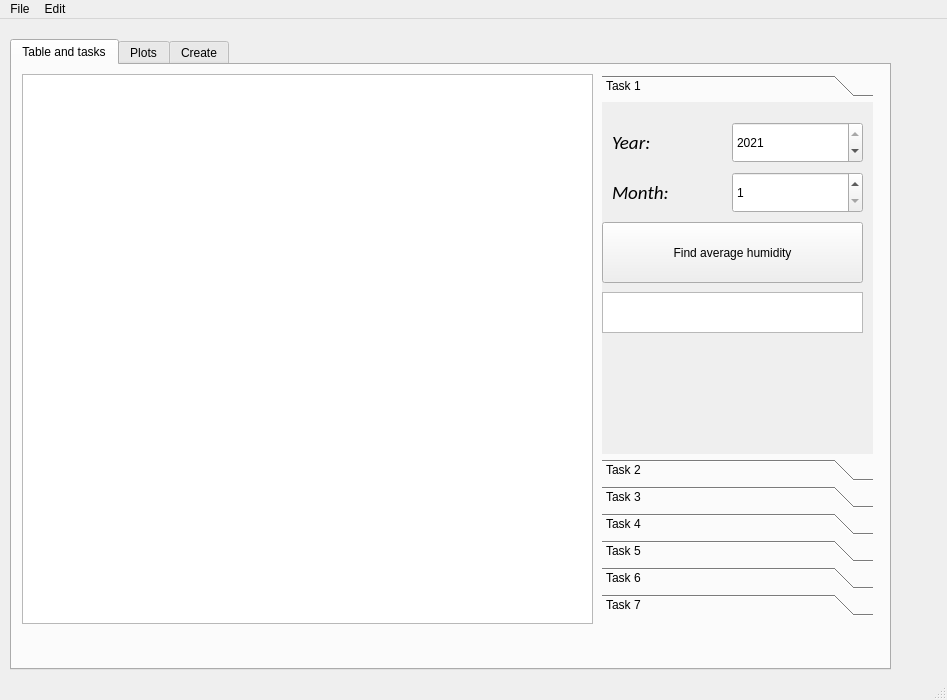
<?xml version="1.0" encoding="UTF-8"?>
<ui version="4.0">
 <class>MainWindow</class>
 <widget class="QMainWindow" name="MainWindow">
  <property name="geometry">
   <rect>
    <x>0</x>
    <y>0</y>
    <width>947</width>
    <height>700</height>
   </rect>
  </property>
  <property name="windowTitle">
   <string>Sinoptik</string>
  </property>
  <widget class="QWidget" name="centralwidget">
   <widget class="QTabWidget" name="tabWidget">
    <property name="geometry">
     <rect>
      <x>10</x>
      <y>20</y>
      <width>881</width>
      <height>631</height>
     </rect>
    </property>
    <property name="currentIndex">
     <number>0</number>
    </property>
    <widget class="QWidget" name="tab">
     <property name="autoFillBackground">
      <bool>false</bool>
     </property>
     <attribute name="title">
      <string>Table and tasks</string>
     </attribute>
     <attribute name="toolTip">
      <string>main table and necessary functions</string>
     </attribute>
     <widget class="QTableWidget" name="tableWidget">
      <property name="geometry">
       <rect>
        <x>10</x>
        <y>9</y>
        <width>571</width>
        <height>550</height>
       </rect>
      </property>
     </widget>
     <widget class="QToolBox" name="toolBox">
      <property name="geometry">
       <rect>
        <x>590</x>
        <y>10</y>
        <width>271</width>
        <height>541</height>
       </rect>
      </property>
      <property name="mouseTracking">
       <bool>true</bool>
      </property>
      <property name="tabletTracking">
       <bool>true</bool>
      </property>
      <property name="acceptDrops">
       <bool>true</bool>
      </property>
      <property name="toolTip">
       <string comment="Визначити дні, протягом яких, напрям вітру не змінювався." extracomment="comment"/>
      </property>
      <property name="toolTipDuration">
       <number>1</number>
      </property>
      <property name="statusTip">
       <string comment="ut 4" extracomment="com 3"/>
      </property>
      <property name="whatsThis">
       <string comment="ut 5" extracomment="com2 "/>
      </property>
      <property name="currentIndex">
       <number>0</number>
      </property>
      <property name="tabSpacing">
       <number>5</number>
      </property>
      <widget class="QWidget" name="page">
       <property name="geometry">
        <rect>
         <x>0</x>
         <y>0</y>
         <width>271</width>
         <height>338</height>
        </rect>
       </property>
       <property name="mouseTracking">
        <bool>true</bool>
       </property>
       <property name="tabletTracking">
        <bool>true</bool>
       </property>
       <property name="contextMenuPolicy">
        <enum>Qt::CustomContextMenu</enum>
       </property>
       <property name="acceptDrops">
        <bool>true</bool>
       </property>
       <property name="toolTip">
        <string notr="true" comment="Find" extracomment="Some"/>
       </property>
       <property name="toolTipDuration">
        <number>1</number>
       </property>
       <property name="styleSheet">
        <string notr="true"/>
       </property>
       <property name="inputMethodHints">
        <set>Qt::ImhNone</set>
       </property>
       <attribute name="label">
        <string>Task 1</string>
       </attribute>
       <attribute name="toolTip">
        <string>Finding average humidity</string>
       </attribute>
       <widget class="QPushButton" name="pushButton_task1">
        <property name="geometry">
         <rect>
          <x>0</x>
          <y>120</y>
          <width>261</width>
          <height>61</height>
         </rect>
        </property>
        <property name="text">
         <string>Find average humidity</string>
        </property>
       </widget>
       <widget class="QSpinBox" name="spinBox_year1">
        <property name="geometry">
         <rect>
          <x>130</x>
          <y>20</y>
          <width>131</width>
          <height>41</height>
         </rect>
        </property>
        <property name="minimum">
         <number>2000</number>
        </property>
        <property name="maximum">
         <number>2021</number>
        </property>
        <property name="value">
         <number>2021</number>
        </property>
       </widget>
       <widget class="QSpinBox" name="spinBox_month1">
        <property name="geometry">
         <rect>
          <x>130</x>
          <y>70</y>
          <width>131</width>
          <height>41</height>
         </rect>
        </property>
        <property name="minimum">
         <number>1</number>
        </property>
        <property name="maximum">
         <number>12</number>
        </property>
       </widget>
       <widget class="QLabel" name="label">
        <property name="geometry">
         <rect>
          <x>10</x>
          <y>20</y>
          <width>101</width>
          <height>41</height>
         </rect>
        </property>
        <property name="font">
         <font>
          <family>Calibri</family>
          <pointsize>14</pointsize>
          <italic>true</italic>
         </font>
        </property>
        <property name="text">
         <string>Year:</string>
        </property>
       </widget>
       <widget class="QLabel" name="label_2">
        <property name="geometry">
         <rect>
          <x>10</x>
          <y>70</y>
          <width>111</width>
          <height>41</height>
         </rect>
        </property>
        <property name="font">
         <font>
          <family>Calibri</family>
          <pointsize>14</pointsize>
          <italic>true</italic>
         </font>
        </property>
        <property name="text">
         <string>Month:</string>
        </property>
       </widget>
       <widget class="QPlainTextEdit" name="plainTextEdit_task1result">
        <property name="geometry">
         <rect>
          <x>0</x>
          <y>190</y>
          <width>261</width>
          <height>41</height>
         </rect>
        </property>
       </widget>
      </widget>
      <widget class="QWidget" name="page_2">
       <property name="geometry">
        <rect>
         <x>0</x>
         <y>0</y>
         <width>271</width>
         <height>338</height>
        </rect>
       </property>
       <property name="toolTip">
        <string comment="Визначити дні з найвищою t та найменшим тиском."/>
       </property>
       <attribute name="label">
        <string>Task 2</string>
       </attribute>
       <attribute name="toolTip">
        <string>Finding the hottest and wettest days at the same time</string>
       </attribute>
       <widget class="QPlainTextEdit" name="plainTextEdit_task2result">
        <property name="geometry">
         <rect>
          <x>0</x>
          <y>0</y>
          <width>271</width>
          <height>241</height>
         </rect>
        </property>
       </widget>
       <widget class="QPushButton" name="pushButton_task2">
        <property name="geometry">
         <rect>
          <x>0</x>
          <y>250</y>
          <width>271</width>
          <height>51</height>
         </rect>
        </property>
        <property name="text">
         <string>Find</string>
        </property>
       </widget>
      </widget>
      <widget class="QWidget" name="page_3">
       <property name="geometry">
        <rect>
         <x>0</x>
         <y>0</y>
         <width>271</width>
         <height>338</height>
        </rect>
       </property>
       <attribute name="label">
        <string>Task 3</string>
       </attribute>
       <attribute name="toolTip">
        <string>Finding period when wind directions doesn't change</string>
       </attribute>
       <widget class="QPushButton" name="pushButton_task3">
        <property name="geometry">
         <rect>
          <x>0</x>
          <y>250</y>
          <width>271</width>
          <height>51</height>
         </rect>
        </property>
        <property name="text">
         <string>Find</string>
        </property>
       </widget>
       <widget class="QPlainTextEdit" name="plainTextEdit_task3result">
        <property name="geometry">
         <rect>
          <x>0</x>
          <y>0</y>
          <width>271</width>
          <height>241</height>
         </rect>
        </property>
       </widget>
      </widget>
      <widget class="QWidget" name="page_4">
       <property name="geometry">
        <rect>
         <x>0</x>
         <y>0</y>
         <width>271</width>
         <height>338</height>
        </rect>
       </property>
       <attribute name="label">
        <string>Task 4</string>
       </attribute>
       <attribute name="toolTip">
        <string>In entered period finds average temperature and wettest days</string>
       </attribute>
       <widget class="QLabel" name="label_3">
        <property name="geometry">
         <rect>
          <x>10</x>
          <y>30</y>
          <width>141</width>
          <height>51</height>
         </rect>
        </property>
        <property name="font">
         <font>
          <family>Calibri</family>
          <pointsize>10</pointsize>
          <italic>true</italic>
         </font>
        </property>
        <property name="text">
         <string>From this position:</string>
        </property>
       </widget>
       <widget class="QLabel" name="label_4">
        <property name="geometry">
         <rect>
          <x>10</x>
          <y>90</y>
          <width>111</width>
          <height>51</height>
         </rect>
        </property>
        <property name="font">
         <font>
          <family>Calibri</family>
          <pointsize>10</pointsize>
          <italic>true</italic>
         </font>
        </property>
        <property name="text">
         <string>To this position:</string>
        </property>
       </widget>
       <widget class="QSpinBox" name="spinBox_from4">
        <property name="geometry">
         <rect>
          <x>180</x>
          <y>40</y>
          <width>71</width>
          <height>41</height>
         </rect>
        </property>
        <property name="minimum">
         <number>1</number>
        </property>
       </widget>
       <widget class="QSpinBox" name="spinBox_to4">
        <property name="geometry">
         <rect>
          <x>180</x>
          <y>100</y>
          <width>71</width>
          <height>41</height>
         </rect>
        </property>
        <property name="minimum">
         <number>1</number>
        </property>
        <property name="value">
         <number>2</number>
        </property>
       </widget>
       <widget class="QLabel" name="label_5">
        <property name="geometry">
         <rect>
          <x>100</x>
          <y>-10</y>
          <width>61</width>
          <height>51</height>
         </rect>
        </property>
        <property name="font">
         <font>
          <family>Calibri</family>
          <pointsize>10</pointsize>
          <weight>75</weight>
          <italic>false</italic>
          <bold>true</bold>
         </font>
        </property>
        <property name="text">
         <string>Period:</string>
        </property>
       </widget>
       <widget class="QPlainTextEdit" name="plainTextEdit_temperature4">
        <property name="geometry">
         <rect>
          <x>10</x>
          <y>160</y>
          <width>241</width>
          <height>31</height>
         </rect>
        </property>
        <property name="plainText">
         <string>Average temperature:</string>
        </property>
       </widget>
       <widget class="QPlainTextEdit" name="plainTextEdit_humidity4">
        <property name="geometry">
         <rect>
          <x>10</x>
          <y>210</y>
          <width>241</width>
          <height>85</height>
         </rect>
        </property>
        <property name="plainText">
         <string>Wettest days:</string>
        </property>
       </widget>
       <widget class="QPushButton" name="pushButton_find4">
        <property name="geometry">
         <rect>
          <x>10</x>
          <y>304</y>
          <width>241</width>
          <height>31</height>
         </rect>
        </property>
        <property name="text">
         <string>Find</string>
        </property>
       </widget>
      </widget>
      <widget class="QWidget" name="page_5">
       <property name="geometry">
        <rect>
         <x>0</x>
         <y>0</y>
         <width>271</width>
         <height>338</height>
        </rect>
       </property>
       <attribute name="label">
        <string>Task 5</string>
       </attribute>
       <attribute name="toolTip">
        <string>Finding period when pressure and temperature changed in some range</string>
       </attribute>
       <widget class="QLabel" name="label_6">
        <property name="geometry">
         <rect>
          <x>10</x>
          <y>10</y>
          <width>141</width>
          <height>41</height>
         </rect>
        </property>
        <property name="font">
         <font>
          <family>Calibri</family>
          <pointsize>10</pointsize>
          <italic>true</italic>
         </font>
        </property>
        <property name="text">
         <string>Pressure +-%</string>
        </property>
       </widget>
       <widget class="QLabel" name="label_7">
        <property name="geometry">
         <rect>
          <x>10</x>
          <y>60</y>
          <width>141</width>
          <height>41</height>
         </rect>
        </property>
        <property name="font">
         <font>
          <family>Calibri</family>
          <pointsize>10</pointsize>
          <italic>true</italic>
         </font>
        </property>
        <property name="text">
         <string>Temperature +-%</string>
        </property>
       </widget>
       <widget class="QDoubleSpinBox" name="doubleSpinBox_pressure5">
        <property name="geometry">
         <rect>
          <x>180</x>
          <y>10</y>
          <width>71</width>
          <height>41</height>
         </rect>
        </property>
        <property name="value">
         <double>1.430000000000000</double>
        </property>
       </widget>
       <widget class="QDoubleSpinBox" name="doubleSpinBox_temperature5">
        <property name="geometry">
         <rect>
          <x>180</x>
          <y>60</y>
          <width>71</width>
          <height>41</height>
         </rect>
        </property>
        <property name="decimals">
         <number>3</number>
        </property>
        <property name="value">
         <double>5.673000000000000</double>
        </property>
       </widget>
       <widget class="QPlainTextEdit" name="plainTextEdit_task5result">
        <property name="geometry">
         <rect>
          <x>10</x>
          <y>120</y>
          <width>241</width>
          <height>141</height>
         </rect>
        </property>
        <property name="plainText">
         <string>Period</string>
        </property>
       </widget>
       <widget class="QPushButton" name="pushButton_find5">
        <property name="geometry">
         <rect>
          <x>10</x>
          <y>270</y>
          <width>241</width>
          <height>51</height>
         </rect>
        </property>
        <property name="text">
         <string>Find</string>
        </property>
       </widget>
      </widget>
      <widget class="QWidget" name="page_6">
       <property name="geometry">
        <rect>
         <x>0</x>
         <y>0</y>
         <width>271</width>
         <height>338</height>
        </rect>
       </property>
       <attribute name="label">
        <string>Task 6</string>
       </attribute>
       <attribute name="toolTip">
        <string>drawing Temperature, Pressure and Humidity plots (plots are in Plots tab)</string>
       </attribute>
       <widget class="QLabel" name="label_10">
        <property name="geometry">
         <rect>
          <x>20</x>
          <y>20</y>
          <width>61</width>
          <height>41</height>
         </rect>
        </property>
        <property name="font">
         <font>
          <family>Calibri</family>
          <pointsize>10</pointsize>
          <weight>50</weight>
          <italic>true</italic>
          <bold>false</bold>
         </font>
        </property>
        <property name="text">
         <string>Year:</string>
        </property>
       </widget>
       <widget class="QPushButton" name="pushButton_draw6">
        <property name="geometry">
         <rect>
          <x>10</x>
          <y>90</y>
          <width>241</width>
          <height>51</height>
         </rect>
        </property>
        <property name="text">
         <string>Draw plot</string>
        </property>
       </widget>
       <widget class="QSpinBox" name="spinBox_year6">
        <property name="geometry">
         <rect>
          <x>170</x>
          <y>20</y>
          <width>81</width>
          <height>41</height>
         </rect>
        </property>
        <property name="minimum">
         <number>2000</number>
        </property>
        <property name="maximum">
         <number>2021</number>
        </property>
        <property name="value">
         <number>2021</number>
        </property>
       </widget>
       <widget class="QLabel" name="label_18">
        <property name="geometry">
         <rect>
          <x>120</x>
          <y>150</y>
          <width>131</width>
          <height>21</height>
         </rect>
        </property>
        <property name="font">
         <font>
          <family>Calibri</family>
          <pointsize>8</pointsize>
          <weight>50</weight>
          <italic>false</italic>
          <bold>false</bold>
         </font>
        </property>
        <property name="text">
         <string>*plots are in plots tab.</string>
        </property>
       </widget>
      </widget>
      <widget class="QWidget" name="page_7">
       <property name="geometry">
        <rect>
         <x>0</x>
         <y>0</y>
         <width>271</width>
         <height>338</height>
        </rect>
       </property>
       <attribute name="label">
        <string>Task 7</string>
       </attribute>
       <attribute name="toolTip">
        <string>Forecast the weather for the next month taking into account the change of the season of the year.</string>
       </attribute>
       <widget class="QSpinBox" name="spinBox_month7">
        <property name="geometry">
         <rect>
          <x>190</x>
          <y>80</y>
          <width>71</width>
          <height>31</height>
         </rect>
        </property>
        <property name="minimum">
         <number>1</number>
        </property>
        <property name="maximum">
         <number>12</number>
        </property>
       </widget>
       <widget class="QLabel" name="label_8">
        <property name="geometry">
         <rect>
          <x>10</x>
          <y>10</y>
          <width>171</width>
          <height>51</height>
         </rect>
        </property>
        <property name="font">
         <font>
          <family>Calibri</family>
          <pointsize>10</pointsize>
          <italic>true</italic>
         </font>
        </property>
        <property name="text">
         <string>Year</string>
        </property>
       </widget>
       <widget class="QLabel" name="label_9">
        <property name="geometry">
         <rect>
          <x>10</x>
          <y>70</y>
          <width>151</width>
          <height>51</height>
         </rect>
        </property>
        <property name="font">
         <font>
          <family>Calibri</family>
          <pointsize>10</pointsize>
          <italic>true</italic>
         </font>
        </property>
        <property name="text">
         <string>Previous month</string>
        </property>
       </widget>
       <widget class="QSpinBox" name="spinBox_year7">
        <property name="geometry">
         <rect>
          <x>190</x>
          <y>20</y>
          <width>71</width>
          <height>31</height>
         </rect>
        </property>
        <property name="minimum">
         <number>2000</number>
        </property>
        <property name="maximum">
         <number>2021</number>
        </property>
        <property name="value">
         <number>2021</number>
        </property>
       </widget>
       <widget class="QPushButton" name="pushButton_find7">
        <property name="geometry">
         <rect>
          <x>10</x>
          <y>280</y>
          <width>251</width>
          <height>51</height>
         </rect>
        </property>
        <property name="text">
         <string>Forecast weather</string>
        </property>
       </widget>
       <widget class="QPlainTextEdit" name="plainTextEdit_task7result">
        <property name="geometry">
         <rect>
          <x>10</x>
          <y>140</y>
          <width>251</width>
          <height>131</height>
         </rect>
        </property>
        <property name="plainText">
         <string>Forecast
</string>
        </property>
       </widget>
      </widget>
     </widget>
    </widget>
    <widget class="QWidget" name="tab_2">
     <attribute name="title">
      <string>Plots</string>
     </attribute>
     <attribute name="toolTip">
      <string>plots drawing tab</string>
     </attribute>
     <widget class="QCustomPlot" name="plotTemperature" native="true">
      <property name="geometry">
       <rect>
        <x>20</x>
        <y>20</y>
        <width>840</width>
        <height>180</height>
       </rect>
      </property>
      <property name="locale">
       <locale language="Ukrainian" country="Ukraine"/>
      </property>
     </widget>
     <widget class="QCustomPlot" name="plotPressure" native="true">
      <property name="geometry">
       <rect>
        <x>20</x>
        <y>210</y>
        <width>840</width>
        <height>180</height>
       </rect>
      </property>
     </widget>
     <widget class="QCustomPlot" name="plotHumidity" native="true">
      <property name="geometry">
       <rect>
        <x>20</x>
        <y>400</y>
        <width>841</width>
        <height>180</height>
       </rect>
      </property>
     </widget>
    </widget>
    <widget class="QWidget" name="tab_3">
     <attribute name="title">
      <string>Create</string>
     </attribute>
     <attribute name="toolTip">
      <string>Creating a new weather item</string>
     </attribute>
     <widget class="QLabel" name="label_11">
      <property name="geometry">
       <rect>
        <x>10</x>
        <y>40</y>
        <width>121</width>
        <height>41</height>
       </rect>
      </property>
      <property name="font">
       <font>
        <family>Calibri</family>
        <pointsize>12</pointsize>
        <weight>75</weight>
        <italic>true</italic>
        <bold>true</bold>
       </font>
      </property>
      <property name="text">
       <string>Year:</string>
      </property>
     </widget>
     <widget class="QLabel" name="label_12">
      <property name="geometry">
       <rect>
        <x>330</x>
        <y>40</y>
        <width>121</width>
        <height>41</height>
       </rect>
      </property>
      <property name="font">
       <font>
        <family>Calibri</family>
        <pointsize>12</pointsize>
        <weight>75</weight>
        <italic>true</italic>
        <bold>true</bold>
       </font>
      </property>
      <property name="text">
       <string>Month:</string>
      </property>
     </widget>
     <widget class="QLabel" name="label_13">
      <property name="geometry">
       <rect>
        <x>630</x>
        <y>40</y>
        <width>121</width>
        <height>41</height>
       </rect>
      </property>
      <property name="font">
       <font>
        <family>Calibri</family>
        <pointsize>12</pointsize>
        <weight>75</weight>
        <italic>true</italic>
        <bold>true</bold>
       </font>
      </property>
      <property name="text">
       <string>Day:</string>
      </property>
     </widget>
     <widget class="QLabel" name="label_14">
      <property name="geometry">
       <rect>
        <x>330</x>
        <y>100</y>
        <width>141</width>
        <height>61</height>
       </rect>
      </property>
      <property name="font">
       <font>
        <family>Calibri</family>
        <pointsize>12</pointsize>
        <weight>75</weight>
        <italic>true</italic>
        <bold>true</bold>
       </font>
      </property>
      <property name="text">
       <string>Pressure hPA:</string>
      </property>
     </widget>
     <widget class="QLabel" name="label_15">
      <property name="geometry">
       <rect>
        <x>10</x>
        <y>100</y>
        <width>151</width>
        <height>61</height>
       </rect>
      </property>
      <property name="font">
       <font>
        <family>Calibri</family>
        <pointsize>12</pointsize>
        <weight>75</weight>
        <italic>true</italic>
        <bold>true</bold>
       </font>
      </property>
      <property name="text">
       <string>Temperature °C:</string>
      </property>
     </widget>
     <widget class="QLabel" name="label_16">
      <property name="geometry">
       <rect>
        <x>630</x>
        <y>100</y>
        <width>121</width>
        <height>61</height>
       </rect>
      </property>
      <property name="font">
       <font>
        <family>Calibri</family>
        <pointsize>12</pointsize>
        <weight>75</weight>
        <italic>true</italic>
        <bold>true</bold>
       </font>
      </property>
      <property name="text">
       <string>Humidity %:</string>
      </property>
     </widget>
     <widget class="QSpinBox" name="spinBox_yearCreate">
      <property name="geometry">
       <rect>
        <x>190</x>
        <y>40</y>
        <width>91</width>
        <height>41</height>
       </rect>
      </property>
      <property name="minimum">
       <number>2000</number>
      </property>
      <property name="maximum">
       <number>2021</number>
      </property>
      <property name="value">
       <number>2021</number>
      </property>
     </widget>
     <widget class="QSpinBox" name="spinBox_monthCreate">
      <property name="geometry">
       <rect>
        <x>500</x>
        <y>40</y>
        <width>91</width>
        <height>41</height>
       </rect>
      </property>
      <property name="minimum">
       <number>1</number>
      </property>
      <property name="maximum">
       <number>12</number>
      </property>
     </widget>
     <widget class="QSpinBox" name="spinBox_dayCreate">
      <property name="geometry">
       <rect>
        <x>760</x>
        <y>40</y>
        <width>91</width>
        <height>41</height>
       </rect>
      </property>
      <property name="minimum">
       <number>1</number>
      </property>
      <property name="maximum">
       <number>31</number>
      </property>
     </widget>
     <widget class="QDoubleSpinBox" name="doubleSpinBox_temperatureCreate">
      <property name="geometry">
       <rect>
        <x>190</x>
        <y>110</y>
        <width>91</width>
        <height>41</height>
       </rect>
      </property>
      <property name="minimum">
       <double>-20.000000000000000</double>
      </property>
      <property name="maximum">
       <double>40.000000000000000</double>
      </property>
      <property name="value">
       <double>10.000000000000000</double>
      </property>
     </widget>
     <widget class="QDoubleSpinBox" name="doubleSpinBox_pressureCreate">
      <property name="geometry">
       <rect>
        <x>500</x>
        <y>110</y>
        <width>91</width>
        <height>41</height>
       </rect>
      </property>
      <property name="maximum">
       <double>1500.000000000000000</double>
      </property>
      <property name="value">
       <double>1013.000000000000000</double>
      </property>
     </widget>
     <widget class="QDoubleSpinBox" name="doubleSpinBox_humidityCreate">
      <property name="geometry">
       <rect>
        <x>760</x>
        <y>110</y>
        <width>91</width>
        <height>41</height>
       </rect>
      </property>
      <property name="maximum">
       <double>100.000000000000000</double>
      </property>
      <property name="value">
       <double>60.000000000000000</double>
      </property>
     </widget>
     <widget class="QLabel" name="label_17">
      <property name="geometry">
       <rect>
        <x>10</x>
        <y>190</y>
        <width>141</width>
        <height>51</height>
       </rect>
      </property>
      <property name="font">
       <font>
        <family>Calibri</family>
        <pointsize>12</pointsize>
        <weight>75</weight>
        <italic>true</italic>
        <bold>true</bold>
       </font>
      </property>
      <property name="text">
       <string>Wind direction:</string>
      </property>
     </widget>
     <widget class="QPlainTextEdit" name="plainTextEdit_windCreate">
      <property name="geometry">
       <rect>
        <x>190</x>
        <y>200</y>
        <width>131</width>
        <height>41</height>
       </rect>
      </property>
      <property name="plainText">
       <string>NorthEast</string>
      </property>
     </widget>
     <widget class="QPushButton" name="pushButton_create">
      <property name="geometry">
       <rect>
        <x>560</x>
        <y>260</y>
        <width>291</width>
        <height>71</height>
       </rect>
      </property>
      <property name="font">
       <font>
        <family>Calibri</family>
        <pointsize>12</pointsize>
        <weight>75</weight>
        <bold>true</bold>
       </font>
      </property>
      <property name="text">
       <string>Add</string>
      </property>
     </widget>
    </widget>
   </widget>
  </widget>
  <widget class="QMenuBar" name="menubar">
   <property name="geometry">
    <rect>
     <x>0</x>
     <y>0</y>
     <width>947</width>
     <height>25</height>
    </rect>
   </property>
   <widget class="QMenu" name="menuFile">
    <property name="title">
     <string>File</string>
    </property>
    <addaction name="actionOpen"/>
    <addaction name="actionSave_to_file"/>
   </widget>
   <widget class="QMenu" name="menuEdit">
    <property name="title">
     <string>Edit</string>
    </property>
    <addaction name="actionSort"/>
    <addaction name="actionReverse"/>
   </widget>
   <addaction name="menuFile"/>
   <addaction name="menuEdit"/>
  </widget>
  <widget class="QStatusBar" name="statusbar"/>
  <action name="actionOpen">
   <property name="text">
    <string>Open</string>
   </property>
  </action>
  <action name="actionSort">
   <property name="text">
    <string>Sort</string>
   </property>
   <property name="toolTip">
    <string extracomment="Sorting table chronologically">Sort</string>
   </property>
  </action>
  <action name="actionReverse">
   <property name="text">
    <string>Reverse</string>
   </property>
   <property name="toolTip">
    <string extracomment="Reverse table">Reverse</string>
   </property>
  </action>
  <action name="actionSave_to_file">
   <property name="text">
    <string>Save to file</string>
   </property>
  </action>
 </widget>
 <customwidgets>
  <customwidget>
   <class>QCustomPlot</class>
   <extends>QWidget</extends>
   <header>qcustomplot.h</header>
   <container>1</container>
  </customwidget>
 </customwidgets>
 <resources/>
 <connections/>
</ui>
